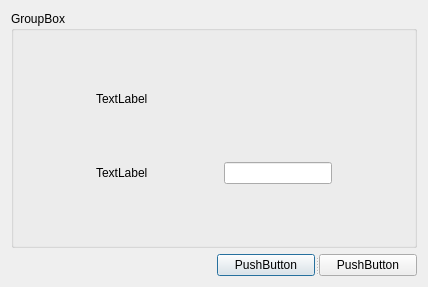
<?xml version="1.0" encoding="UTF-8"?>
<ui version="4.0">
 <class>IpSettingFrame</class>
 <widget class="QDialog" name="IpSettingFrame">
  <property name="geometry">
   <rect>
    <x>0</x>
    <y>0</y>
    <width>428</width>
    <height>287</height>
   </rect>
  </property>
  <property name="minimumSize">
   <size>
    <width>428</width>
    <height>287</height>
   </size>
  </property>
  <property name="maximumSize">
   <size>
    <width>428</width>
    <height>287</height>
   </size>
  </property>
  <property name="windowTitle">
   <string>IpSettingFrame</string>
  </property>
  <layout class="QGridLayout" name="gridLayout_2">
   <item row="0" column="0" colspan="2">
    <widget class="QGroupBox" name="groupBox">
     <property name="title">
      <string>GroupBox</string>
     </property>
     <layout class="QGridLayout" name="gridLayout">
      <item row="0" column="3">
       <spacer name="verticalSpacer_3">
        <property name="orientation">
         <enum>Qt::Vertical</enum>
        </property>
        <property name="sizeHint" stdset="0">
         <size>
          <width>20</width>
          <height>48</height>
         </size>
        </property>
       </spacer>
      </item>
      <item row="3" column="4">
       <spacer name="horizontalSpacer_3">
        <property name="orientation">
         <enum>Qt::Horizontal</enum>
        </property>
        <property name="sizeHint" stdset="0">
         <size>
          <width>33</width>
          <height>20</height>
         </size>
        </property>
       </spacer>
      </item>
      <item row="3" column="6">
       <widget class="QLineEdit" name="lineEdit_2"/>
      </item>
      <item row="1" column="2" colspan="2">
       <widget class="QLabel" name="label">
        <property name="text">
         <string>TextLabel</string>
        </property>
       </widget>
      </item>
      <item row="4" column="3">
       <spacer name="verticalSpacer_2">
        <property name="orientation">
         <enum>Qt::Vertical</enum>
        </property>
        <property name="sizeHint" stdset="0">
         <size>
          <width>20</width>
          <height>48</height>
         </size>
        </property>
       </spacer>
      </item>
      <item row="2" column="3">
       <spacer name="verticalSpacer">
        <property name="orientation">
         <enum>Qt::Vertical</enum>
        </property>
        <property name="sizeHint" stdset="0">
         <size>
          <width>20</width>
          <height>47</height>
         </size>
        </property>
       </spacer>
      </item>
      <item row="3" column="1">
       <spacer name="horizontalSpacer">
        <property name="orientation">
         <enum>Qt::Horizontal</enum>
        </property>
        <property name="sizeHint" stdset="0">
         <size>
          <width>40</width>
          <height>20</height>
         </size>
        </property>
       </spacer>
      </item>
      <item row="2" column="7">
       <spacer name="horizontalSpacer_2">
        <property name="orientation">
         <enum>Qt::Horizontal</enum>
        </property>
        <property name="sizeHint" stdset="0">
         <size>
          <width>36</width>
          <height>20</height>
         </size>
        </property>
       </spacer>
      </item>
      <item row="3" column="2" colspan="2">
       <widget class="QLabel" name="label_2">
        <property name="text">
         <string>TextLabel</string>
        </property>
       </widget>
      </item>
     </layout>
    </widget>
   </item>
   <item row="1" column="0">
    <spacer name="horizontalSpacer_4">
     <property name="orientation">
      <enum>Qt::Horizontal</enum>
     </property>
     <property name="sizeHint" stdset="0">
      <size>
       <width>199</width>
       <height>20</height>
      </size>
     </property>
    </spacer>
   </item>
   <item row="1" column="1">
    <widget class="QSplitter" name="splitter">
     <property name="orientation">
      <enum>Qt::Horizontal</enum>
     </property>
     <widget class="QPushButton" name="pushButton">
      <property name="text">
       <string>PushButton</string>
      </property>
     </widget>
     <widget class="QPushButton" name="pushButton_2">
      <property name="text">
       <string>PushButton</string>
      </property>
     </widget>
    </widget>
   </item>
  </layout>
 </widget>
 <layoutdefault spacing="6" margin="11"/>
 <resources>
  <include location="qss.qrc"/>
 </resources>
 <connections>
  <connection>
   <sender>pushButton</sender>
   <signal>clicked()</signal>
   <receiver>IpSettingFrame</receiver>
   <slot>slot1()</slot>
   <hints>
    <hint type="sourcelabel">
     <x>264</x>
     <y>266</y>
    </hint>
    <hint type="destinationlabel">
     <x>275</x>
     <y>-12</y>
    </hint>
   </hints>
  </connection>
  <connection>
   <sender>pushButton_2</sender>
   <signal>clicked()</signal>
   <receiver>IpSettingFrame</receiver>
   <slot>close()</slot>
   <hints>
    <hint type="sourcelabel">
     <x>361</x>
     <y>273</y>
    </hint>
    <hint type="destinationlabel">
     <x>312</x>
     <y>-4</y>
    </hint>
   </hints>
  </connection>
 </connections>
 <slots>
  <slot>slot1()</slot>
 </slots>
</ui>
